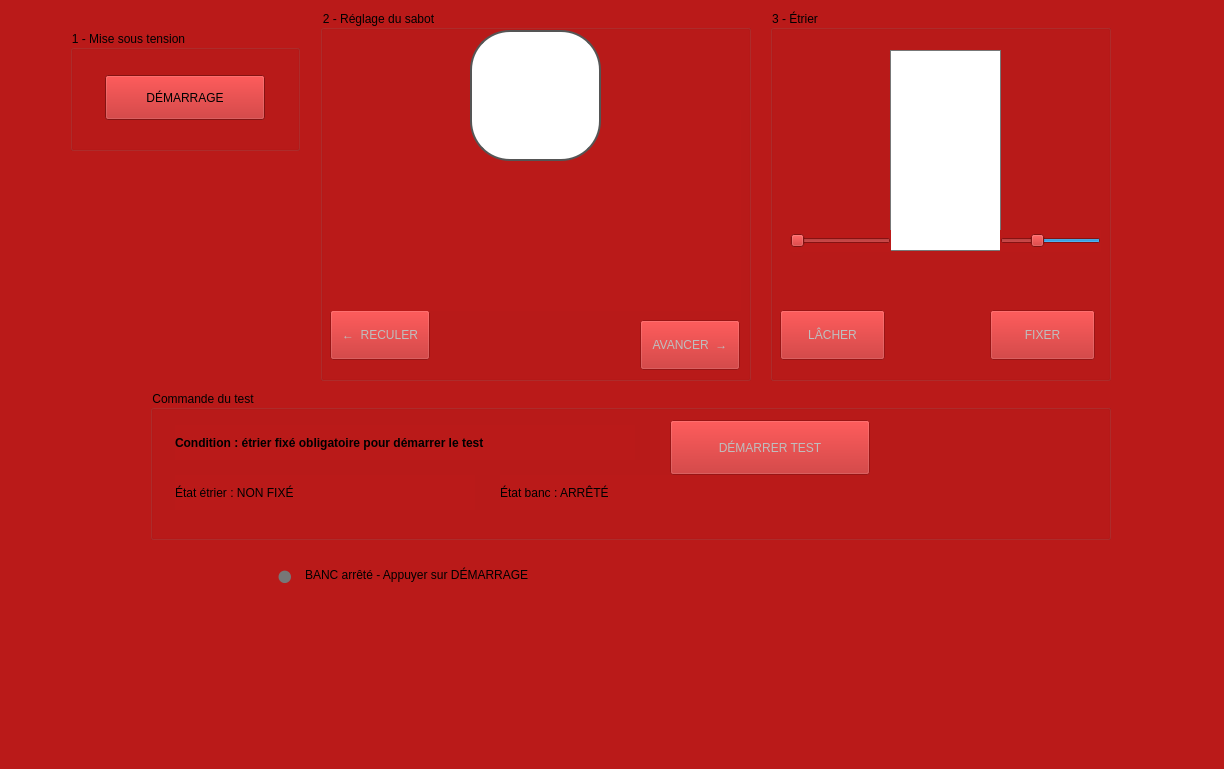
<?xml version="1.0" encoding="UTF-8"?>
<ui version="4.0">
 <class>MainWindow</class>
 <widget class="QMainWindow" name="MainWindow">
  <property name="geometry">
   <rect>
    <x>0</x>
    <y>0</y>
    <width>1224</width>
    <height>769</height>
   </rect>
  </property>
  <property name="windowTitle">
   <string>MainWindow</string>
  </property>
  <property name="styleSheet">
   <string notr="true">background-color: rgb(186, 26, 25);</string>
  </property>
  <widget class="QWidget" name="centralwidget">
   <widget class="QPushButton" name="buttonLeft">
    <property name="geometry">
     <rect>
      <x>410</x>
      <y>400</y>
      <width>75</width>
      <height>24</height>
     </rect>
    </property>
    <property name="text">
     <string>PushButton</string>
    </property>
   </widget>
   <widget class="QPushButton" name="buttonRight">
    <property name="geometry">
     <rect>
      <x>520</x>
      <y>400</y>
      <width>75</width>
      <height>24</height>
     </rect>
    </property>
    <property name="text">
     <string>PushButton</string>
    </property>
   </widget>
   <widget class="QLabel" name="labelLed">
    <property name="geometry">
     <rect>
      <x>270</x>
      <y>560</y>
      <width>30</width>
      <height>30</height>
     </rect>
    </property>
    <property name="styleSheet">
     <string notr="true">font-size: 22pt; color: #777777;</string>
    </property>
    <property name="text">
     <string>●</string>
    </property>
    <property name="alignment">
     <set>Qt::AlignCenter</set>
    </property>
   </widget>
   <widget class="QLabel" name="labelEtatGeneral">
    <property name="geometry">
     <rect>
      <x>305</x>
      <y>560</y>
      <width>500</width>
      <height>30</height>
     </rect>
    </property>
    <property name="text">
     <string>BANC arrêté - Appuyer sur DÉMARRAGE</string>
    </property>
   </widget>
   <widget class="QGroupBox" name="groupTest">
    <property name="geometry">
     <rect>
      <x>150</x>
      <y>390</y>
      <width>961</width>
      <height>150</height>
     </rect>
    </property>
    <property name="title">
     <string>Commande du test</string>
    </property>
    <widget class="QLabel" name="labelCondition">
     <property name="geometry">
      <rect>
       <x>25</x>
       <y>35</y>
       <width>460</width>
       <height>35</height>
      </rect>
     </property>
     <property name="styleSheet">
      <string notr="true">font-weight: bold;</string>
     </property>
     <property name="text">
      <string>Condition : étrier fixé obligatoire pour démarrer le test</string>
     </property>
    </widget>
    <widget class="QPushButton" name="btnDemarrerTest">
     <property name="enabled">
      <bool>false</bool>
     </property>
     <property name="geometry">
      <rect>
       <x>520</x>
       <y>30</y>
       <width>200</width>
       <height>55</height>
      </rect>
     </property>
     <property name="text">
      <string>DÉMARRER TEST</string>
     </property>
    </widget>
    <widget class="QLabel" name="labelEtatEtrier">
     <property name="geometry">
      <rect>
       <x>25</x>
       <y>85</y>
       <width>300</width>
       <height>35</height>
      </rect>
     </property>
     <property name="text">
      <string>État étrier : NON FIXÉ</string>
     </property>
    </widget>
    <widget class="QLabel" name="labelEtatBanc">
     <property name="geometry">
      <rect>
       <x>350</x>
       <y>85</y>
       <width>300</width>
       <height>35</height>
      </rect>
     </property>
     <property name="text">
      <string>État banc : ARRÊTÉ</string>
     </property>
    </widget>
   </widget>
   <widget class="QGroupBox" name="groupDemarrage">
    <property name="geometry">
     <rect>
      <x>70</x>
      <y>30</y>
      <width>230</width>
      <height>121</height>
     </rect>
    </property>
    <property name="title">
     <string>1 - Mise sous tension</string>
    </property>
    <widget class="QPushButton" name="btnDemarrage">
     <property name="geometry">
      <rect>
       <x>35</x>
       <y>45</y>
       <width>160</width>
       <height>45</height>
      </rect>
     </property>
     <property name="text">
      <string>DÉMARRAGE</string>
     </property>
    </widget>
   </widget>
   <widget class="QGroupBox" name="groupSabot">
    <property name="geometry">
     <rect>
      <x>320</x>
      <y>10</y>
      <width>431</width>
      <height>371</height>
     </rect>
    </property>
    <property name="title">
     <string>2 - Réglage du sabot</string>
    </property>
    <widget class="QLabel" name="labelRoue_2">
     <property name="geometry">
      <rect>
       <x>150</x>
       <y>20</y>
       <width>131</width>
       <height>131</height>
      </rect>
     </property>
     <property name="minimumSize">
      <size>
       <width>131</width>
       <height>0</height>
      </size>
     </property>
     <property name="styleSheet">
      <string notr="true">border: 2px solid #555; border-radius: 40px; background: white; font-weight: bold;</string>
     </property>
     <property name="text">
      <string/>
     </property>
     <property name="pixmap">
      <pixmap>Roue_Arrierre.jpg</pixmap>
     </property>
     <property name="alignment">
      <set>Qt::AlignCenter</set>
     </property>
    </widget>
    <widget class="QPushButton" name="btnRecule">
     <property name="enabled">
      <bool>false</bool>
     </property>
     <property name="geometry">
      <rect>
       <x>10</x>
       <y>300</y>
       <width>100</width>
       <height>50</height>
      </rect>
     </property>
     <property name="text">
      <string>←  RECULER</string>
     </property>
    </widget>
    <widget class="QPushButton" name="btnAvance">
     <property name="enabled">
      <bool>false</bool>
     </property>
     <property name="geometry">
      <rect>
       <x>320</x>
       <y>310</y>
       <width>100</width>
       <height>50</height>
      </rect>
     </property>
     <property name="text">
      <string>AVANCER  →</string>
     </property>
    </widget>
    <widget class="QLabel" name="Roulau">
     <property name="geometry">
      <rect>
       <x>10</x>
       <y>100</y>
       <width>411</width>
       <height>201</height>
      </rect>
     </property>
     <property name="text">
      <string/>
     </property>
    </widget>
    <zorder>btnRecule</zorder>
    <zorder>btnAvance</zorder>
    <zorder>Roulau</zorder>
    <zorder>labelRoue_2</zorder>
   </widget>
   <widget class="QGroupBox" name="groupEtrier">
    <property name="geometry">
     <rect>
      <x>770</x>
      <y>10</y>
      <width>341</width>
      <height>371</height>
     </rect>
    </property>
    <property name="title">
     <string>3 - Étrier</string>
    </property>
    <widget class="QLabel" name="labelRaquette">
     <property name="geometry">
      <rect>
       <x>120</x>
       <y>40</y>
       <width>111</width>
       <height>201</height>
      </rect>
     </property>
     <property name="styleSheet">
      <string notr="true">border: 1px solid #777; background: white;</string>
     </property>
     <property name="text">
      <string/>
     </property>
     <property name="pixmap">
      <pixmap>Roue_Avant.jpg</pixmap>
     </property>
     <property name="alignment">
      <set>Qt::AlignCenter</set>
     </property>
    </widget>
    <widget class="QPushButton" name="btnLacher">
     <property name="enabled">
      <bool>false</bool>
     </property>
     <property name="geometry">
      <rect>
       <x>10</x>
       <y>300</y>
       <width>105</width>
       <height>50</height>
      </rect>
     </property>
     <property name="text">
      <string>LÂCHER</string>
     </property>
    </widget>
    <widget class="QPushButton" name="btnFixer">
     <property name="enabled">
      <bool>false</bool>
     </property>
     <property name="geometry">
      <rect>
       <x>220</x>
       <y>300</y>
       <width>105</width>
       <height>50</height>
      </rect>
     </property>
     <property name="text">
      <string>FIXER</string>
     </property>
    </widget>
    <widget class="QSlider" name="horizontalSlider">
     <property name="geometry">
      <rect>
       <x>230</x>
       <y>220</y>
       <width>101</width>
       <height>22</height>
      </rect>
     </property>
     <property name="value">
      <number>65</number>
     </property>
     <property name="orientation">
      <enum>Qt::Horizontal</enum>
     </property>
     <property name="invertedAppearance">
      <bool>true</bool>
     </property>
     <property name="invertedControls">
      <bool>false</bool>
     </property>
    </widget>
    <widget class="QSlider" name="horizontalSlider_2">
     <property name="geometry">
      <rect>
       <x>20</x>
       <y>220</y>
       <width>101</width>
       <height>22</height>
      </rect>
     </property>
     <property name="layoutDirection">
      <enum>Qt::RightToLeft</enum>
     </property>
     <property name="value">
      <number>0</number>
     </property>
     <property name="orientation">
      <enum>Qt::Horizontal</enum>
     </property>
     <property name="invertedAppearance">
      <bool>true</bool>
     </property>
    </widget>
   </widget>
  </widget>
  <widget class="QMenuBar" name="menubar">
   <property name="geometry">
    <rect>
     <x>0</x>
     <y>0</y>
     <width>1224</width>
     <height>22</height>
    </rect>
   </property>
  </widget>
  <widget class="QStatusBar" name="statusbar"/>
 </widget>
 <resources/>
 <connections/>
</ui>
